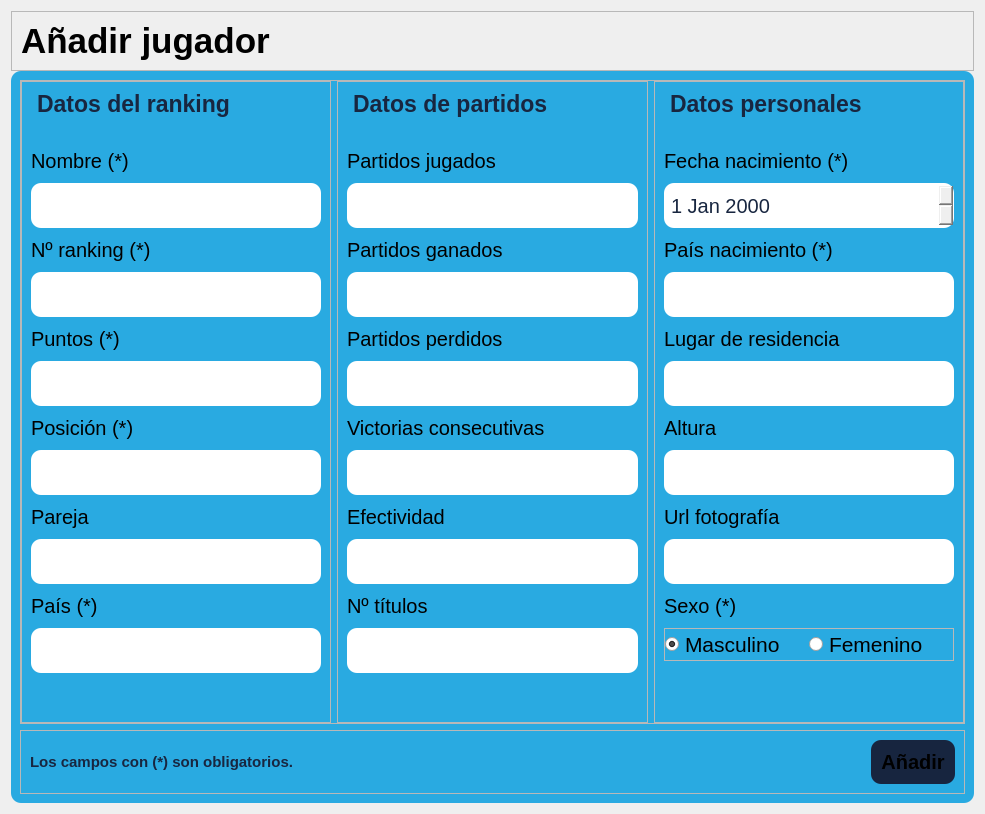
      <widget class="QWidget" name="anadir">
       <layout class="QVBoxLayout" name="verticalLayout_6" stretch="0,10">
        <property name="spacing">
         <number>0</number>
        </property>
        <item>
         <widget class="QFrame" name="titulo">
          <property name="maximumSize">
           <size>
            <width>16777215</width>
            <height>16777215</height>
           </size>
          </property>
          <property name="frameShape">
           <enum>QFrame::StyledPanel</enum>
          </property>
          <property name="frameShadow">
           <enum>QFrame::Raised</enum>
          </property>
          <layout class="QHBoxLayout" name="horizontalLayout_5">
           <item>
            <widget class="QLabel" name="titulo_label">
             <property name="minimumSize">
              <size>
               <width>231</width>
               <height>0</height>
              </size>
             </property>
             <property name="maximumSize">
              <size>
               <width>16777215</width>
               <height>16777215</height>
              </size>
             </property>
             <property name="font">
              <font>
               <pointsize>26</pointsize>
               <weight>75</weight>
               <bold>true</bold>
              </font>
             </property>
             <property name="text">
              <string>Añadir jugador</string>
             </property>
            </widget>
           </item>
          </layout>
         </widget>
        </item>
        <item>
         <widget class="QFrame" name="formulario_anadir">
          <property name="styleSheet">
           <string notr="true">#formulario_anadir {
background-color: rgb(41, 170, 225);
border-radius: 10px;
}</string>
          </property>
          <property name="frameShape">
           <enum>QFrame::StyledPanel</enum>
          </property>
          <property name="frameShadow">
           <enum>QFrame::Raised</enum>
          </property>
          <layout class="QVBoxLayout" name="verticalLayout_3" stretch="10,1">
           <item>
            <widget class="QFrame" name="contenedor_input">
             <property name="styleSheet">
              <string notr="true">#contenedor_input QFrame QLabel{
	font-size: 20px;
}

#contenedor_input QFrame QLineEdit{
	font-size: 20px;
	min-height: 45px;
	border-radius: 10px;
	color: rgb(24, 38, 64);
	padding-left: 5px;
}

#contenedor_input QFrame QDateEdit{
	font-size: 20px;
	min-height: 45px;
	border-radius: 10px;
	color: rgb(24, 38, 64);
	padding-left: 5px;
}</string>
             </property>
             <property name="frameShape">
              <enum>QFrame::StyledPanel</enum>
             </property>
             <property name="frameShadow">
              <enum>QFrame::Raised</enum>
             </property>
             <layout class="QHBoxLayout" name="horizontalLayout_7">
              <property name="leftMargin">
               <number>0</number>
              </property>
              <property name="topMargin">
               <number>0</number>
              </property>
              <property name="rightMargin">
               <number>0</number>
              </property>
              <property name="bottomMargin">
               <number>0</number>
              </property>
              <item>
               <widget class="QFrame" name="anadir_datos_ranking">
                <property name="frameShape">
                 <enum>QFrame::StyledPanel</enum>
                </property>
                <property name="frameShadow">
                 <enum>QFrame::Raised</enum>
                </property>
                <layout class="QVBoxLayout" name="verticalLayout_7">
                 <property name="spacing">
                  <number>10</number>
                 </property>
                 <item>
                  <widget class="QLabel" name="label_21">
                   <property name="minimumSize">
                    <size>
                     <width>0</width>
                     <height>4</height>
                    </size>
                   </property>
                   <property name="font">
                    <font>
                     <pointsize>-1</pointsize>
                     <weight>75</weight>
                     <bold>true</bold>
                    </font>
                   </property>
                   <property name="styleSheet">
                    <string notr="true">color: rgb(24, 38, 64);
font-size: 23px;
font-weight: bold;
margin-bottom: 15px;
padding-bottom: 5px;
border-bottom: 2px solid  rgb(24, 38, 64);</string>
                   </property>
                   <property name="text">
                    <string>Datos del ranking</string>
                   </property>
                  </widget>
                 </item>
                 <item>
                  <widget class="QLabel" name="label_3">
                   <property name="text">
                    <string>Nombre (*)</string>
                   </property>
                  </widget>
                 </item>
                 <item>
                  <widget class="QLineEdit" name="inp_anadir_nombre"/>
                 </item>
                 <item>
                  <widget class="QLabel" name="label_4">
                   <property name="text">
                    <string>Nº ranking (*)</string>
                   </property>
                  </widget>
                 </item>
                 <item>
                  <widget class="QLineEdit" name="inp_anadir_ranking"/>
                 </item>
                 <item>
                  <widget class="QLabel" name="label_5">
                   <property name="text">
                    <string>Puntos (*)</string>
                   </property>
                  </widget>
                 </item>
                 <item>
                  <widget class="QLineEdit" name="inp_anadir_puntos"/>
                 </item>
                 <item>
                  <widget class="QLabel" name="label_6">
                   <property name="text">
                    <string>Posición (*)</string>
                   </property>
                  </widget>
                 </item>
                 <item>
                  <widget class="QLineEdit" name="inp_anadir_posicion"/>
                 </item>
                 <item>
                  <widget class="QLabel" name="label_7">
                   <property name="text">
                    <string>Pareja</string>
                   </property>
                  </widget>
                 </item>
                 <item>
                  <widget class="QLineEdit" name="inp_anadir_pareja"/>
                 </item>
                 <item>
                  <widget class="QLabel" name="label_8">
                   <property name="text">
                    <string>País (*)</string>
                   </property>
                  </widget>
                 </item>
                 <item>
                  <widget class="QLineEdit" name="inp_anadir_pais"/>
                 </item>
                 <item>
                  <spacer name="verticalSpacer_3">
                   <property name="orientation">
                    <enum>Qt::Vertical</enum>
                   </property>
                   <property name="sizeHint" stdset="0">
                    <size>
                     <width>20</width>
                     <height>40</height>
                    </size>
                   </property>
                  </spacer>
                 </item>
                </layout>
               </widget>
              </item>
              <item>
               <widget class="QFrame" name="anadir_datos_personales">
                <property name="frameShape">
                 <enum>QFrame::StyledPanel</enum>
                </property>
                <property name="frameShadow">
                 <enum>QFrame::Raised</enum>
                </property>
                <layout class="QVBoxLayout" name="verticalLayout_9">
                 <property name="spacing">
                  <number>10</number>
                 </property>
                 <property name="leftMargin">
                  <number>9</number>
                 </property>
                 <property name="topMargin">
                  <number>9</number>
                 </property>
                 <property name="rightMargin">
                  <number>9</number>
                 </property>
                 <item>
                  <widget class="QLabel" name="label_23">
                   <property name="styleSheet">
                    <string notr="true">color: rgb(24, 38, 64);
font-size: 23px;
font-weight: bold;
margin-bottom: 15px;
padding-bottom: 5px;
border-bottom: 2px solid  rgb(24, 38, 64);</string>
                   </property>
                   <property name="text">
                    <string>Datos de partidos</string>
                   </property>
                  </widget>
                 </item>
                 <item>
                  <widget class="QLabel" name="label_16">
                   <property name="text">
                    <string>Partidos jugados</string>
                   </property>
                  </widget>
                 </item>
                 <item>
                  <widget class="QLineEdit" name="inp_anadir_partidos_jugados"/>
                 </item>
                 <item>
                  <widget class="QLabel" name="label_17">
                   <property name="text">
                    <string>Partidos ganados</string>
                   </property>
                  </widget>
                 </item>
                 <item>
                  <widget class="QLineEdit" name="inp_anadir_partidos_ganados"/>
                 </item>
                 <item>
                  <widget class="QLabel" name="label_20">
                   <property name="text">
                    <string>Partidos perdidos</string>
                   </property>
                  </widget>
                 </item>
                 <item>
                  <widget class="QLineEdit" name="inp_anadir_partidos_perdidos"/>
                 </item>
                 <item>
                  <widget class="QLabel" name="label_15">
                   <property name="text">
                    <string>Victorias consecutivas</string>
                   </property>
                  </widget>
                 </item>
                 <item>
                  <widget class="QLineEdit" name="inp_anadir_victorias_consecutivas"/>
                 </item>
                 <item>
                  <widget class="QLabel" name="label_18">
                   <property name="text">
                    <string>Efectividad</string>
                   </property>
                  </widget>
                 </item>
                 <item>
                  <widget class="QLineEdit" name="inp_anadir_efectividad"/>
                 </item>
                 <item>
                  <widget class="QLabel" name="label_19">
                   <property name="text">
                    <string>Nº títulos</string>
                   </property>
                  </widget>
                 </item>
                 <item>
                  <widget class="QLineEdit" name="inp_anadir_titulos"/>
                 </item>
                 <item>
                  <spacer name="verticalSpacer_2">
                   <property name="orientation">
                    <enum>Qt::Vertical</enum>
                   </property>
                   <property name="sizeHint" stdset="0">
                    <size>
                     <width>20</width>
                     <height>40</height>
                    </size>
                   </property>
                  </spacer>
                 </item>
                </layout>
               </widget>
              </item>
              <item>
               <widget class="QFrame" name="anadir_datos_partidos">
                <property name="frameShape">
                 <enum>QFrame::StyledPanel</enum>
                </property>
                <property name="frameShadow">
                 <enum>QFrame::Raised</enum>
                </property>
                <layout class="QVBoxLayout" name="verticalLayout_8">
                 <property name="spacing">
                  <number>10</number>
                 </property>
                 <item>
                  <widget class="QLabel" name="label_22">
                   <property name="minimumSize">
                    <size>
                     <width>0</width>
                     <height>4</height>
                    </size>
                   </property>
                   <property name="font">
                    <font>
                     <pointsize>-1</pointsize>
                     <weight>75</weight>
                     <bold>true</bold>
                    </font>
                   </property>
                   <property name="styleSheet">
                    <string notr="true">color: rgb(24, 38, 64);
font-size: 23px;
font-weight: bold;
margin-bottom: 15px;
padding-bottom: 5px;
border-bottom: 2px solid  rgb(24, 38, 64);</string>
                   </property>
                   <property name="text">
                    <string>Datos personales</string>
                   </property>
                  </widget>
                 </item>
                 <item>
                  <widget class="QLabel" name="label_11">
                   <property name="text">
                    <string>Fecha nacimiento (*)</string>
                   </property>
                  </widget>
                 </item>
                 <item>
                  <widget class="QDateEdit" name="inp_anadir_fecha_nacimiento"/>
                 </item>
                 <item>
                  <widget class="QLabel" name="label_14">
                   <property name="text">
                    <string>País nacimiento (*)</string>
                   </property>
                  </widget>
                 </item>
                 <item>
                  <widget class="QLineEdit" name="inp_anadir_pais_nacimiento"/>
                 </item>
                 <item>
                  <widget class="QLabel" name="label_9">
                   <property name="text">
                    <string>Lugar de residencia</string>
                   </property>
                  </widget>
                 </item>
                 <item>
                  <widget class="QLineEdit" name="inp_anadir_lugar_residencia"/>
                 </item>
                 <item>
                  <widget class="QLabel" name="label_12">
                   <property name="text">
                    <string>Altura</string>
                   </property>
                  </widget>
                 </item>
                 <item>
                  <widget class="QLineEdit" name="inp_anadir_altura"/>
                 </item>
                 <item>
                  <widget class="QLabel" name="label_13">
                   <property name="text">
                    <string>Url fotografía</string>
                   </property>
                  </widget>
                 </item>
                 <item>
                  <widget class="QLineEdit" name="inp_anadir_url_fotografia"/>
                 </item>
                 <item>
                  <widget class="QLabel" name="label_10">
                   <property name="text">
                    <string>Sexo (*)</string>
                   </property>
                  </widget>
                 </item>
                 <item>
                  <widget class="QFrame" name="frame">
                   <property name="frameShape">
                    <enum>QFrame::StyledPanel</enum>
                   </property>
                   <property name="frameShadow">
                    <enum>QFrame::Raised</enum>
                   </property>
                   <layout class="QHBoxLayout" name="horizontalLayout_8">
                    <property name="spacing">
                     <number>0</number>
                    </property>
                    <property name="leftMargin">
                     <number>0</number>
                    </property>
                    <property name="topMargin">
                     <number>0</number>
                    </property>
                    <property name="rightMargin">
                     <number>0</number>
                    </property>
                    <property name="bottomMargin">
                     <number>0</number>
                    </property>
                    <item>
                     <widget class="QRadioButton" name="inp_anadir_sexo_m">
                      <property name="font">
                       <font>
                        <pointsize>16</pointsize>
                       </font>
                      </property>
                      <property name="contextMenuPolicy">
                       <enum>Qt::ActionsContextMenu</enum>
                      </property>
                      <property name="layoutDirection">
                       <enum>Qt::LeftToRight</enum>
                      </property>
                      <property name="text">
                       <string>Masculino</string>
                      </property>
                      <property name="checked">
                       <bool>true</bool>
                      </property>
                     </widget>
                    </item>
                    <item>
                     <widget class="QRadioButton" name="inp_anadir_sexo_f">
                      <property name="font">
                       <font>
                        <pointsize>16</pointsize>
                       </font>
                      </property>
                      <property name="layoutDirection">
                       <enum>Qt::LeftToRight</enum>
                      </property>
                      <property name="text">
                       <string>Femenino</string>
                      </property>
                      <property name="iconSize">
                       <size>
                        <width>20</width>
                        <height>20</height>
                       </size>
                      </property>
                     </widget>
                    </item>
                   </layout>
                  </widget>
                 </item>
                 <item>
                  <spacer name="verticalSpacer">
                   <property name="orientation">
                    <enum>Qt::Vertical</enum>
                   </property>
                   <property name="sizeHint" stdset="0">
                    <size>
                     <width>20</width>
                     <height>40</height>
                    </size>
                   </property>
                  </spacer>
                 </item>
                </layout>
               </widget>
              </item>
             </layout>
            </widget>
           </item>
           <item>
            <widget class="QFrame" name="contenedor_button">
             <property name="cursor">
              <cursorShape>ArrowCursor</cursorShape>
             </property>
             <property name="frameShape">
              <enum>QFrame::StyledPanel</enum>
             </property>
             <property name="frameShadow">
              <enum>QFrame::Raised</enum>
             </property>
             <layout class="QHBoxLayout" name="horizontalLayout_6" stretch="18,2,2">
              <item>
               <widget class="QLabel" name="p_campos_obligatorios">
                <property name="styleSheet">
                 <string notr="true">font-size: 15px;
font-weight: bold;
color: rgb(24, 38, 64);</string>
                </property>
                <property name="text">
                 <string>Los campos con (*) son obligatorios.</string>
                </property>
               </widget>
              </item>
              <item>
               <spacer name="horizontalSpacer">
                <property name="orientation">
                 <enum>Qt::Horizontal</enum>
                </property>
                <property name="sizeHint" stdset="0">
                 <size>
                  <width>572</width>
                  <height>20</height>
                 </size>
                </property>
               </spacer>
              </item>
              <item>
               <widget class="QPushButton" name="btn_anadir_anadir">
                <property name="maximumSize">
                 <size>
                  <width>150</width>
                  <height>16777215</height>
                 </size>
                </property>
                <property name="cursor">
                 <cursorShape>PointingHandCursor</cursorShape>
                </property>
                <property name="styleSheet">
                 <string notr="true">background-color: rgb(23, 37, 63);
font-size: 20px;
font-weight: bold;
border: none;
padding: 10px;
border-radius: 10px;</string>
                </property>
                <property name="text">
                 <string>Añadir</string>
                </property>
               </widget>
              </item>
             </layout>
            </widget>
           </item>
          </layout>
         </widget>
        </item>
       </layout>
      </widget>
